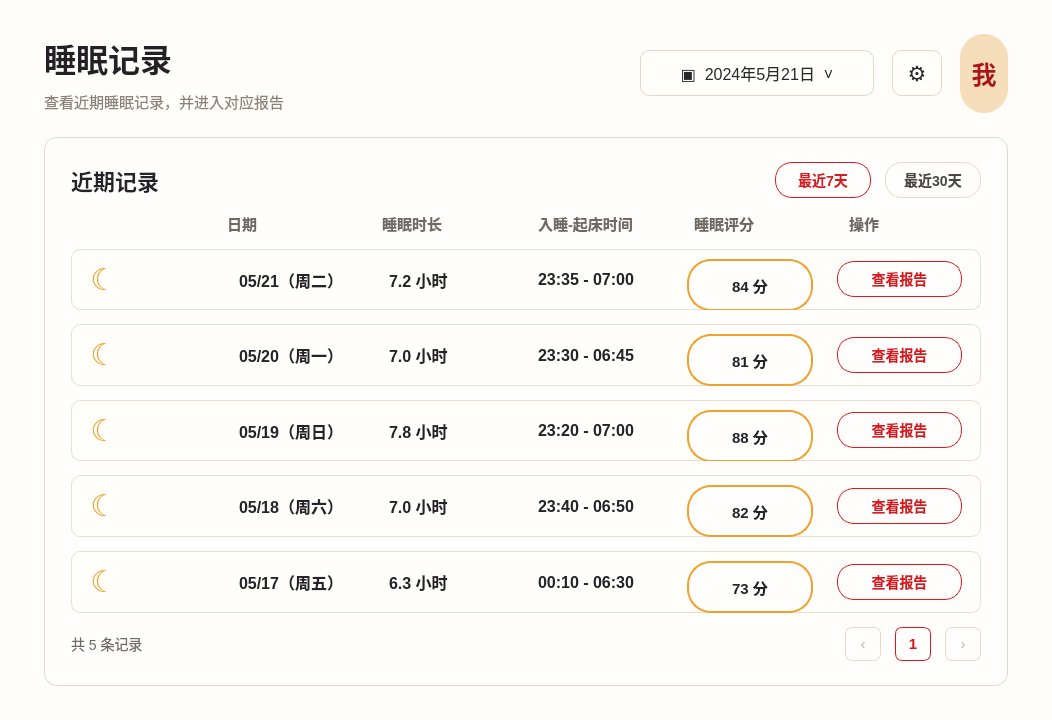
<?xml version="1.0" encoding="UTF-8"?>
<ui version="4.0">
 <class>Form</class>
 <widget class="QWidget" name="Form">
  <property name="geometry">
   <rect>
    <x>0</x>
    <y>0</y>
    <width>1052</width>
    <height>720</height>
   </rect>
  </property>
  <property name="minimumSize">
   <size>
    <width>940</width>
    <height>640</height>
   </size>
  </property>
  <property name="windowTitle">
   <string>睡眠记录</string>
  </property>
  <property name="styleSheet">
   <string notr="true">#Form {
    background: #fffdf9;
    color: #25252a;
    font-family: "Microsoft YaHei UI", "Microsoft YaHei", sans-serif;
}

QLabel {
    color: #28272c;
    font-family: "Microsoft YaHei UI", "Microsoft YaHei", sans-serif;
}

#titleLabel {
    color: #222226;
    font-size: 32px;
    font-weight: 800;
}

#subtitleLabel {
    color: #8a817a;
    font-size: 15px;
}

#dateButton,
#settingsButton {
    min-height: 44px;
    border: 1px solid #e4d8cb;
    border-radius: 9px;
    background: #fffefa;
    color: #29272a;
    font-size: 16px;
}

#dateButton {
    min-width: 196px;
    padding: 0 18px;
}

#settingsButton {
    min-width: 48px;
    font-size: 21px;
}

#dateButton:hover,
#settingsButton:hover,
#rangeButton:hover,
#rangeButton_2:hover {
    border-color: #cfb99c;
    background: #fff8ed;
}

#avatarLabel {
    min-width: 48px;
    min-height: 48px;
    border-radius: 24px;
    background: #f6ddba;
    color: #a9141c;
    font-size: 25px;
    font-weight: 700;
}

#recordsFrame {
    background: #fffefd;
    border: 1px solid #e5d9cc;
    border-radius: 13px;
}

#sectionTitle {
    color: #242328;
    font-size: 22px;
    font-weight: 800;
}

#rangeButton,
#rangeButton_2 {
    min-width: 94px;
    min-height: 34px;
    border: 1px solid #ead9c5;
    background: #fffefd;
    color: #4a4441;
    font-size: 14px;
    font-weight: 700;
}

#rangeButton {
    border-radius: 17px;
    border-color: #d71920;
    color: #d71920;
}

#rangeButton_2 {
    border-radius: 17px;
}

#headerLabel,
#headerLabel_2,
#headerLabel_3,
#headerLabel_4,
#headerLabel_5,
#headerLabel_6 {
    color: #706862;
    font-size: 15px;
    font-weight: 700;
}

#recordRow,
#recordRow_2,
#recordRow_3,
#recordRow_4,
#recordRow_5 {
    background: #fffefa;
    border: 1px solid #eaded3;
    border-radius: 9px;
}

#moonIcon,
#moonIcon_2,
#moonIcon_3,
#moonIcon_4,
#moonIcon_5 {
    color: #f0a12d;
    font-size: 30px;
}

#dateText,
#dateText_2,
#dateText_3,
#dateText_4,
#dateText_5,
#durationText,
#durationText_2,
#durationText_3,
#durationText_4,
#durationText_5,
#timeText,
#timeText_2,
#timeText_3,
#timeText_4,
#timeText_5 {
    color: #242328;
    font-size: 16px;
    font-weight: 700;
}

#scoreBadge,
#scoreBadge_2,
#scoreBadge_3,
#scoreBadge_4,
#scoreBadge_5 {
    min-width: 48px;
    min-height: 48px;
    border: 2px solid #f0a12d;
    border-radius: 24px;
    background: #fffefd;
    color: #242328;
    font-size: 15px;
    font-weight: 800;
}

#reportButton,
#reportButton_2,
#reportButton_3,
#reportButton_4,
#reportButton_5 {
    min-width: 104px;
    min-height: 34px;
    border: 1px solid #d71920;
    border-radius: 17px;
    background: #fffefd;
    color: #d71920;
    font-size: 14px;
    font-weight: 800;
}

#reportButton:hover,
#reportButton_2:hover,
#reportButton_3:hover,
#reportButton_4:hover,
#reportButton_5:hover {
    background: #fff2ee;
}

#countLabel {
    color: #706862;
    font-size: 14px;
}

#pageButton,
#pageButton_2,
#pageButton_3 {
    min-width: 34px;
    min-height: 32px;
    border: 1px solid #ead9c5;
    border-radius: 7px;
    background: #fffefd;
    color: #c3b2a4;
    font-size: 15px;
}

#pageButton_2 {
    border-color: #d71920;
    color: #d71920;
    font-weight: 800;
}</string>
  </property>
  <layout class="QVBoxLayout" name="verticalLayout" stretch="0,1">
   <property name="spacing">
    <number>24</number>
   </property>
   <property name="leftMargin">
    <number>44</number>
   </property>
   <property name="topMargin">
    <number>34</number>
   </property>
   <property name="rightMargin">
    <number>44</number>
   </property>
   <property name="bottomMargin">
    <number>34</number>
   </property>
   <item>
    <layout class="QHBoxLayout" name="topLayout">
     <property name="spacing">
      <number>18</number>
     </property>
     <item>
      <layout class="QVBoxLayout" name="titleLayout">
       <property name="spacing">
        <number>8</number>
       </property>
       <item>
        <widget class="QLabel" name="titleLabel">
         <property name="text">
          <string>睡眠记录</string>
         </property>
        </widget>
       </item>
       <item>
        <widget class="QLabel" name="subtitleLabel">
         <property name="text">
          <string>查看近期睡眠记录，并进入对应报告</string>
         </property>
        </widget>
       </item>
      </layout>
     </item>
     <item>
      <spacer name="horizontalSpacer">
       <property name="orientation">
        <enum>Qt::Orientation::Horizontal</enum>
       </property>
       <property name="sizeHint" stdset="0">
        <size>
         <width>40</width>
         <height>20</height>
        </size>
       </property>
      </spacer>
     </item>
     <item>
      <widget class="QPushButton" name="dateButton">
       <property name="text">
        <string>▣  2024年5月21日  ˅</string>
       </property>
      </widget>
     </item>
     <item>
      <widget class="QPushButton" name="settingsButton">
       <property name="text">
        <string>⚙</string>
       </property>
      </widget>
     </item>
     <item>
      <widget class="QLabel" name="avatarLabel">
       <property name="text">
        <string>我</string>
       </property>
       <property name="alignment">
        <set>Qt::AlignmentFlag::AlignCenter</set>
       </property>
      </widget>
     </item>
    </layout>
   </item>
   <item>
    <widget class="QFrame" name="recordsFrame">
     <property name="frameShape">
      <enum>QFrame::Shape::NoFrame</enum>
     </property>
     <layout class="QVBoxLayout" name="recordsLayout">
      <property name="spacing">
       <number>14</number>
      </property>
      <property name="leftMargin">
       <number>26</number>
      </property>
      <property name="topMargin">
       <number>24</number>
      </property>
      <property name="rightMargin">
       <number>26</number>
      </property>
      <property name="bottomMargin">
       <number>24</number>
      </property>
      <item>
       <layout class="QHBoxLayout" name="sectionHeaderLayout">
        <item>
         <widget class="QLabel" name="sectionTitle">
          <property name="text">
           <string>近期记录</string>
          </property>
         </widget>
        </item>
        <item>
         <spacer name="sectionSpacer">
          <property name="orientation">
           <enum>Qt::Orientation::Horizontal</enum>
          </property>
          <property name="sizeHint" stdset="0">
           <size>
            <width>40</width>
            <height>20</height>
           </size>
          </property>
         </spacer>
        </item>
        <item>
         <widget class="QPushButton" name="rangeButton">
          <property name="text">
           <string>最近7天</string>
          </property>
         </widget>
        </item>
        <item>
         <widget class="QPushButton" name="rangeButton_2">
          <property name="text">
           <string>最近30天</string>
          </property>
         </widget>
        </item>
       </layout>
      </item>
      <item>
       <layout class="QGridLayout" name="tableHeaderLayout">
        <property name="horizontalSpacing">
         <number>24</number>
        </property>
        <item row="0" column="0">
         <widget class="QLabel" name="headerLabel">
          <property name="text">
           <string/>
          </property>
         </widget>
        </item>
        <item row="0" column="1">
         <widget class="QLabel" name="headerLabel_2">
          <property name="text">
           <string>日期</string>
          </property>
         </widget>
        </item>
        <item row="0" column="2">
         <widget class="QLabel" name="headerLabel_3">
          <property name="text">
           <string>睡眠时长</string>
          </property>
         </widget>
        </item>
        <item row="0" column="3">
         <widget class="QLabel" name="headerLabel_4">
          <property name="text">
           <string>入睡-起床时间</string>
          </property>
         </widget>
        </item>
        <item row="0" column="4">
         <widget class="QLabel" name="headerLabel_5">
          <property name="text">
           <string>睡眠评分</string>
          </property>
         </widget>
        </item>
        <item row="0" column="5">
         <widget class="QLabel" name="headerLabel_6">
          <property name="text">
           <string>操作</string>
          </property>
         </widget>
        </item>
       </layout>
      </item>
      <item>
       <widget class="QFrame" name="recordRow">
        <layout class="QGridLayout" name="recordRowLayout">
         <property name="horizontalSpacing"><number>24</number></property>
         <property name="leftMargin"><number>18</number></property>
         <property name="rightMargin"><number>18</number></property>
         <item row="0" column="0"><widget class="QLabel" name="moonIcon"><property name="text"><string>☾</string></property></widget></item>
         <item row="0" column="1"><widget class="QLabel" name="dateText"><property name="text"><string>05/21（周二）</string></property></widget></item>
         <item row="0" column="2"><widget class="QLabel" name="durationText"><property name="text"><string>7.2 小时</string></property></widget></item>
         <item row="0" column="3"><widget class="QLabel" name="timeText"><property name="text"><string>23:35 - 07:00</string></property></widget></item>
         <item row="0" column="4"><widget class="QLabel" name="scoreBadge"><property name="text"><string>84 分</string></property><property name="alignment"><set>Qt::AlignmentFlag::AlignCenter</set></property></widget></item>
         <item row="0" column="5"><widget class="QPushButton" name="reportButton"><property name="text"><string>查看报告</string></property></widget></item>
        </layout>
       </widget>
      </item>
      <item>
       <widget class="QFrame" name="recordRow_2">
        <layout class="QGridLayout" name="recordRowLayout_2">
         <property name="horizontalSpacing"><number>24</number></property>
         <property name="leftMargin"><number>18</number></property>
         <property name="rightMargin"><number>18</number></property>
         <item row="0" column="0"><widget class="QLabel" name="moonIcon_2"><property name="text"><string>☾</string></property></widget></item>
         <item row="0" column="1"><widget class="QLabel" name="dateText_2"><property name="text"><string>05/20（周一）</string></property></widget></item>
         <item row="0" column="2"><widget class="QLabel" name="durationText_2"><property name="text"><string>7.0 小时</string></property></widget></item>
         <item row="0" column="3"><widget class="QLabel" name="timeText_2"><property name="text"><string>23:30 - 06:45</string></property></widget></item>
         <item row="0" column="4"><widget class="QLabel" name="scoreBadge_2"><property name="text"><string>81 分</string></property><property name="alignment"><set>Qt::AlignmentFlag::AlignCenter</set></property></widget></item>
         <item row="0" column="5"><widget class="QPushButton" name="reportButton_2"><property name="text"><string>查看报告</string></property></widget></item>
        </layout>
       </widget>
      </item>
      <item>
       <widget class="QFrame" name="recordRow_3">
        <layout class="QGridLayout" name="recordRowLayout_3">
         <property name="horizontalSpacing"><number>24</number></property>
         <property name="leftMargin"><number>18</number></property>
         <property name="rightMargin"><number>18</number></property>
         <item row="0" column="0"><widget class="QLabel" name="moonIcon_3"><property name="text"><string>☾</string></property></widget></item>
         <item row="0" column="1"><widget class="QLabel" name="dateText_3"><property name="text"><string>05/19（周日）</string></property></widget></item>
         <item row="0" column="2"><widget class="QLabel" name="durationText_3"><property name="text"><string>7.8 小时</string></property></widget></item>
         <item row="0" column="3"><widget class="QLabel" name="timeText_3"><property name="text"><string>23:20 - 07:00</string></property></widget></item>
         <item row="0" column="4"><widget class="QLabel" name="scoreBadge_3"><property name="text"><string>88 分</string></property><property name="alignment"><set>Qt::AlignmentFlag::AlignCenter</set></property></widget></item>
         <item row="0" column="5"><widget class="QPushButton" name="reportButton_3"><property name="text"><string>查看报告</string></property></widget></item>
        </layout>
       </widget>
      </item>
      <item>
       <widget class="QFrame" name="recordRow_4">
        <layout class="QGridLayout" name="recordRowLayout_4">
         <property name="horizontalSpacing"><number>24</number></property>
         <property name="leftMargin"><number>18</number></property>
         <property name="rightMargin"><number>18</number></property>
         <item row="0" column="0"><widget class="QLabel" name="moonIcon_4"><property name="text"><string>☾</string></property></widget></item>
         <item row="0" column="1"><widget class="QLabel" name="dateText_4"><property name="text"><string>05/18（周六）</string></property></widget></item>
         <item row="0" column="2"><widget class="QLabel" name="durationText_4"><property name="text"><string>7.0 小时</string></property></widget></item>
         <item row="0" column="3"><widget class="QLabel" name="timeText_4"><property name="text"><string>23:40 - 06:50</string></property></widget></item>
         <item row="0" column="4"><widget class="QLabel" name="scoreBadge_4"><property name="text"><string>82 分</string></property><property name="alignment"><set>Qt::AlignmentFlag::AlignCenter</set></property></widget></item>
         <item row="0" column="5"><widget class="QPushButton" name="reportButton_4"><property name="text"><string>查看报告</string></property></widget></item>
        </layout>
       </widget>
      </item>
      <item>
       <widget class="QFrame" name="recordRow_5">
        <layout class="QGridLayout" name="recordRowLayout_5">
         <property name="horizontalSpacing"><number>24</number></property>
         <property name="leftMargin"><number>18</number></property>
         <property name="rightMargin"><number>18</number></property>
         <item row="0" column="0"><widget class="QLabel" name="moonIcon_5"><property name="text"><string>☾</string></property></widget></item>
         <item row="0" column="1"><widget class="QLabel" name="dateText_5"><property name="text"><string>05/17（周五）</string></property></widget></item>
         <item row="0" column="2"><widget class="QLabel" name="durationText_5"><property name="text"><string>6.3 小时</string></property></widget></item>
         <item row="0" column="3"><widget class="QLabel" name="timeText_5"><property name="text"><string>00:10 - 06:30</string></property></widget></item>
         <item row="0" column="4"><widget class="QLabel" name="scoreBadge_5"><property name="text"><string>73 分</string></property><property name="alignment"><set>Qt::AlignmentFlag::AlignCenter</set></property></widget></item>
         <item row="0" column="5"><widget class="QPushButton" name="reportButton_5"><property name="text"><string>查看报告</string></property></widget></item>
        </layout>
       </widget>
      </item>
      <item>
       <layout class="QHBoxLayout" name="footerLayout">
        <item>
         <widget class="QLabel" name="countLabel">
          <property name="text">
           <string>共 5 条记录</string>
          </property>
         </widget>
        </item>
        <item>
         <spacer name="footerSpacer">
          <property name="orientation">
           <enum>Qt::Orientation::Horizontal</enum>
          </property>
          <property name="sizeHint" stdset="0">
           <size>
            <width>40</width>
            <height>20</height>
           </size>
          </property>
         </spacer>
        </item>
        <item><widget class="QPushButton" name="pageButton"><property name="text"><string>‹</string></property></widget></item>
        <item><widget class="QPushButton" name="pageButton_2"><property name="text"><string>1</string></property></widget></item>
        <item><widget class="QPushButton" name="pageButton_3"><property name="text"><string>›</string></property></widget></item>
       </layout>
      </item>
     </layout>
    </widget>
   </item>
  </layout>
 </widget>
 <resources/>
 <connections/>
</ui>
